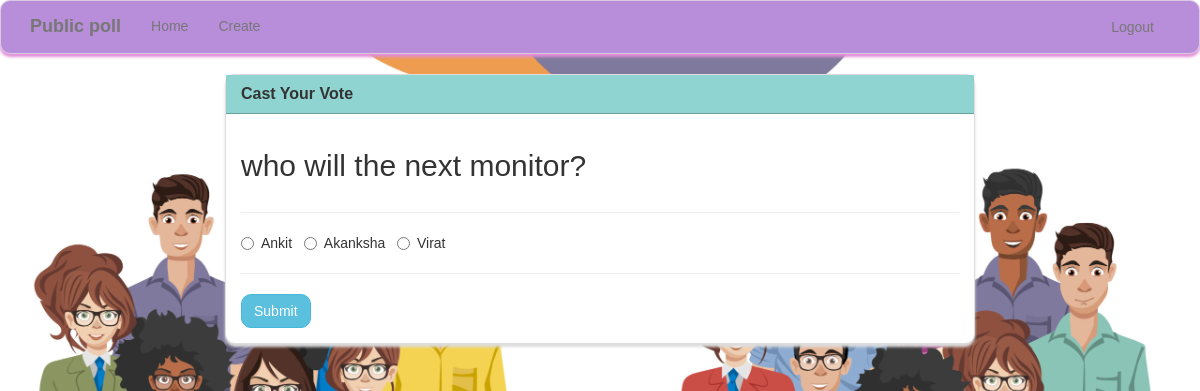
Screenshot of /poll/vote/6/ (signed in) with the database file from the repository.
### poll/models.py (models this page shows, shortened)
class Poll(models.Model):
    user = models.ForeignKey(User, on_delete=models.CASCADE)
    question = models.TextField()
    option_one = models.CharField(max_length=30)
    option_two = models.CharField(max_length=30)
    option_three = models.CharField(max_length=30)
    option_one_count = models.IntegerField(default=0)
    option_two_count = models.IntegerField(default=0)
    option_three_count = models.IntegerField(default=0)

### poll/views.py (the view, shortened to what this page needs)
# urls.py: path('vote/<poll_id>/', poll_views.vote, name='vote'),
def vote(request, poll_id):
    poll = Poll.objects.get(pk=poll_id)
    if UserVote.objects.filter(user=request.user, poll=poll).exists():
        messages.error(request, "You have already voted for this poll.")
        return redirect('results', poll_id=poll.id)
    context = {
        'poll': poll,
    }
    return render(request, 'vote.html', context)

### poll/templates/vote.html (shortened to what this page needs)
{% extends "base.html" %}
{% block main %}
<div class="row">
    <div class="col-lg-8 col-lg-offset-2">
        <div class="panel panel-default">
            <div class="panel-heading">
                <h3 class="panel-title">Cast Your Vote</h3>
            </div>
            <div class="panel-body">
                <div class="row">
                    <div class="col-lg-12">
                        <h2>{{ poll.question }}</h2>
                    </div>
                </div>
                <div class="row">
                    <div class="col-lg-12">
                        <hr />
                        <form method="POST">
                            <div class="form-group">
                                <div class="radio">
                                    <label>
                                        <input type="radio" name="poll" value="option1" required>
                                        {{ poll.option_one }}
                                    </label> &nbsp;
                                    <label>
                                        <input type="radio" name="poll" value="option2">
                                        {{ poll.option_two }}
                                    </label> &nbsp;
                                    <label>
                                        <input type="radio" name="poll" value="option3">
                                        {{ poll.option_three }}
                                    </label> &nbsp;
                                </div>
                            </div>
                            <hr />
                            <button type="submit" class="btn btn-info">
                                Submit
                            </button>
                        </form>
                    </div>
                </div>
            </div>
        </div>
    </div>
</div>
{% endblock %}

### poll/static/style.css (style rules this page uses)
.navbar-default, .btn, .form-control, .panel { border-radius: 10px; }
.panel-default > .panel-heading { color: #333; background-color: rgba(96, 194, 189, 0.7); border-color: rgba(80, 129, 121, 0.6); border-top-left-radius: 0; border-top-right-radius: 0; }
.panel { box-shadow: 0px 3px 3px 0px #ddd; }
a.navbar-brand, .panel-title { font-weight: bolder; }
.btn { border-radius: 10px; }
body { background-image: url('img/opinion_poll.jpeg'); background-size: cover; background-position: center; font-family: Arial, sans-serif; background-color: rgba(0, 0, 0, 0.5) }

### rows the page displays
Poll: question "who will the next monitor?", option_one "Ankit", option_two "Akanksha", option_three "Virat"
